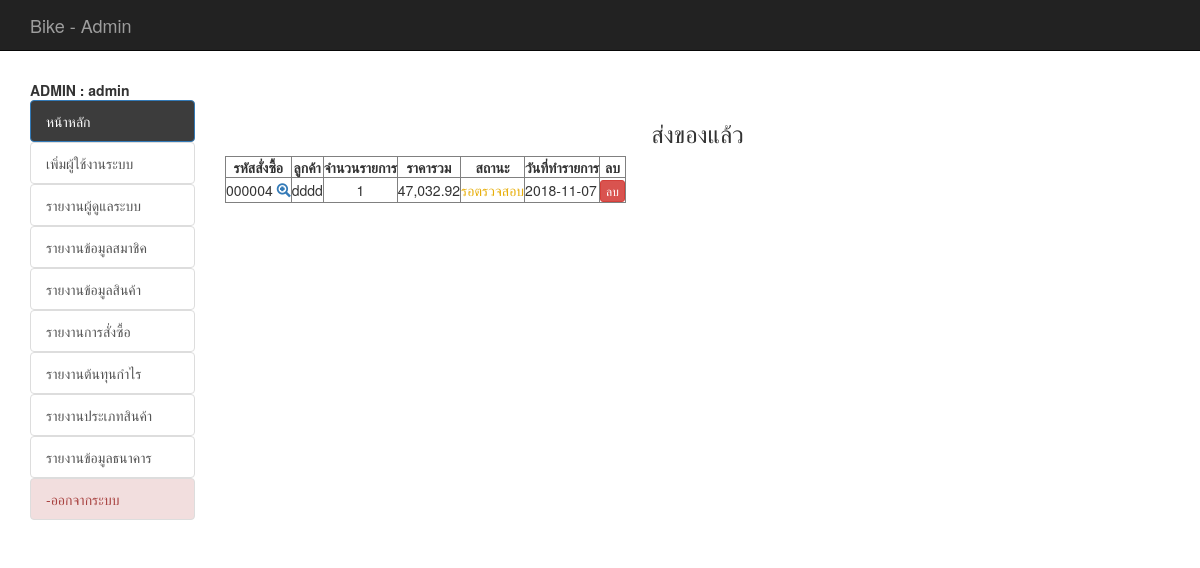
Screenshot of /backend/index.php?act=show-check (signed in) with the database file from the repository.
### tables this page shows
CREATE TABLE `tbl_order` (
  `order_id` int(6) UNSIGNED ZEROFILL NOT NULL,
  `mem_id` int(11) NOT NULL,
  `name` varchar(100) NOT NULL,
  `address` varchar(500) NOT NULL,
  `email` varchar(100) NOT NULL,
  `phone` varchar(10) NOT NULL,
  `order_status` int(1) NOT NULL,
  `pay_slip` varchar(200) DEFAULT NULL,
  `b_name` varchar(100) DEFAULT NULL,
  `b_number` varchar(200) DEFAULT NULL,
  `pay_date` date DEFAULT NULL,
  `pay_fa` float(10,2) NOT NULL,
  `pay_amount` float(10,2) DEFAULT NULL,
  `postcode` varchar(30) DEFAULT NULL,
  `order_date` date NOT NULL
);

### backend/mm.php (called while the page is built, shortened)
<?php require_once('../Connections/condb.php'); ?>
<?php
if (!function_exists("GetSQLValueString")) {
function GetSQLValueString($theValue, $theType, $theDefinedValue = "", $theNotDefinedValue = "")
{
  $theValue = function_exists("mysql_real_escape_string") ? mysql_real_escape_string($theValue) : mysql_escape_string($theValue);
  switch ($theType) {
    case "text":
      $theValue = ($theValue != "") ? "'" . $theValue . "'" : "NULL";
      break;
    case "long":
    case "int":
      $theValue = ($theValue != "") ? intval($theValue) : "NULL";
      break;
  }
  return $theValue;
}
}
$colname_mm = "-1";
if (isset($_SESSION['MM_admin'])) {
  $colname_mm = $_SESSION['MM_admin'];
}
$query_mm = sprintf("SELECT * FROM tbl_admin WHERE admin_user = %s", GetSQLValueString($colname_mm, "text"));
$mm = mysql_query($query_mm, $condb) or die(mysql_error());
$row_mm = mysql_fetch_assoc($mm);
?>

### backend/show_check_cart.php (the view, shortened to what this page needs)
<?php require_once('../Connections/condb.php'); ?>
<?php
$query_mycart = sprintf("SELECT o.order_id as oid, o.mem_id, o.order_status, o.order_date, o.name , d.order_id , count(d.order_id) as coid , SUM(d.total) as ctotal FROM tbl_order as o, tbl_order_detail as d WHERE o.order_id = d.order_id AND o.order_status = 2 GROUP BY o.order_id ORDER BY o.order_id DESC " , GetSQLValueString($colname_mycart , "int"));
$mycart = mysql_query($query_mycart , $condb) or die(mysql_error());
$row_mycart = mysql_fetch_assoc($mycart);
$totalRows_mycart = mysql_num_rows($mycart);
?>
<h3 align="center">ส่งของแล้ว</h3>
<table id="example" class="display" cellspacing="0" border="1">
	<thead>
		<tr>
			<th>รหัสสั่งซื้อ</th>
			<th>ลูกค้า</th>
			<th>จำนวนรายการ</th>
			<th>ราคารวม</th>
			<th>สถานะ</th>
			<th>วันที่ทำรายการ</th>
			<th> <center> ลบ </center></th>
		</tr>
	</thead>
	<?php if ($totalRows_mycart > 0) { ?>
		<?php do { ?>
			<tr>
				<td>
					<?php echo $row_mycart['oid'];?>
					<span id="hp">
						<a href="index.php?order_id=<?php echo $row_mycart['oid'];?>&act=show-order">
							<span class="glyphicon glyphicon-zoom-in"></span>
						</a>
					</span>
				</td>
				<td align="center">
					<?php echo $row_mycart['name'];?>
				</td>
				<td align="center">
					<?php echo $row_mycart['coid'];?>
				</td>
				<td align="center">
					<?php echo number_format($row_mycart['ctotal'],2);?>
				</td>
				<td align="center">
					<font color="red">
						<?php $status = $row_mycart['order_status'];
						include('status.php');
						?>
					</font>
				</td>
				<td> <?php echo $row_mycart['order_date'];?></td>
				<td><center>
					<a href="del_order.php?order_id=<?php echo $row_mycart['oid'];?>&order_status=5" class="btn btn-danger btn-xs" onClick="return confirm('ยืนยันการลบ');">
					ลบ </a></center>
				</td>
			</tr>
		<?php } while ($row_mycart = mysql_fetch_assoc($mycart)); ?>
	</table>
	<?php
}
?>

### backend/menu.php (shortened to what this page needs)
<?php include('mm.php');?>
<b id="hp">  ADMIN : <?php echo $row_mm['admin_name'];?></b>
<br />
<ul class="list-group list-group-flush" id="hp">
	<il><a href="index.php" class="list-group-item active"  style="background-color: #3c3c3c">หน้าหลัก</a></il>
	<?php
	if ($row_mm['status'] == 'admin') { ?>
		<il><a href="adduser_admin.php" class="list-group-item">เพิ่มผู้ใช้งานระบบ</a></il>
		<il><a href="list_admin.php" class="list-group-item">รายงานผู้ดูแลระบบ</a></il>
		<il><a href="list_member.php" class="list-group-item">รายงานข้อมูลสมาชิค</a></il>
		<il><a href="report_all_prd.php?all=all" class="list-group-item">รายงานข้อมูลสินค้า</a></il>
		<il><a href="report_all_order.php" class="list-group-item">รายงานการสั่งซื้อ</a></il>
		<il><a href="report_best.php" class="list-group-item">รายงานต้นทุนกำไร</a></il>
		<il><a href="report_all_type.php" class="list-group-item">รายงานประเภทสินค้า</a></il>
		<il><a href="report_all_bank.php" class="list-group-item">รายงานข้อมูลธนาคาร</a></il>
		<il><a href="logout_admin.php" class="list-group-item list-group-item-danger">-ออกจากระบบ</a></il>
<?php } ?>
</ul>

### backend/status.php
<?php
if ($status == 1) {
	echo "<font color='red'>";
	echo "รอชำระเงิน";
	echo "</font>";
}elseif ($status == 4) {
	echo "<font color='green'>";
	echo "ชำระเงินแล้ว";
	echo "</font>";
}elseif ($status == 3) {
	echo "<font color='blue'>";
	echo "ส่งของแล้ว";
	echo "</font>";
}elseif ($status == 2) {
	echo "<font color='#E7AE0A'>";
	echo "รอตรวจสอบ";
	echo "</font>";
}elseif ($status == 5) {
	echo "<font color='#F54823'>";
	echo "ยกเลิกคำสั่งซื้อ";
	echo "</font>";
}
?>

### css/style.css (style rules this page uses)
th { text-align:center; }

### rows the page displays
tbl_order: order_id "000004", name "dddd", coid "1", ctotal "47,032.92", order_status "รอตรวจสอบ", order_date "2018-11-07"

### other values shown
$row_mm['admin_name'] "admin"
